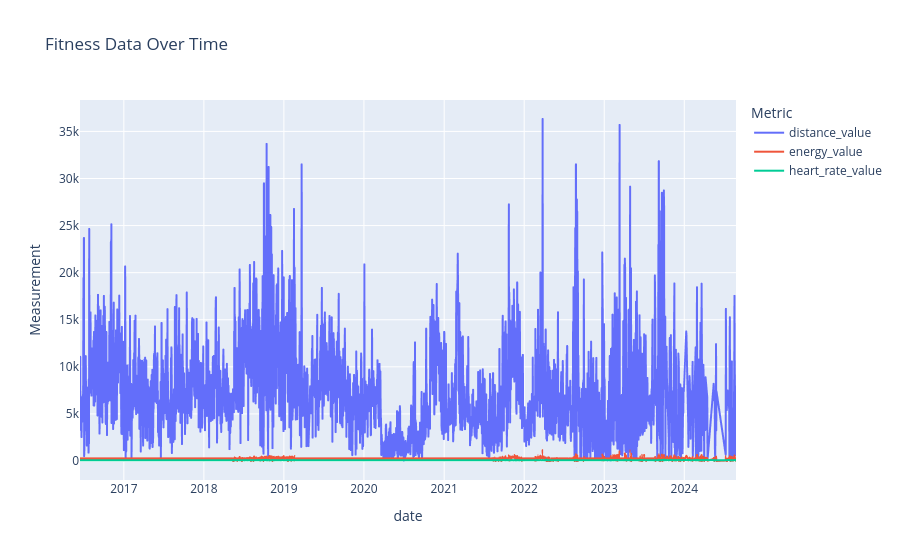

The cell this chart's notebook holds for it:
### Code cell
fig = px.line(df, x='date', y=['distance_value', 'energy_value', 'heart_rate_value'], 
              labels={'value': 'Measurement', 'variable': 'Metric'},
              title='Fitness Data Over Time')
fig.show()

### Figure 1 — Plotly figure (JSON) as saved in the notebook; plotly's stock layout.template omitted (floating-point values rounded to 4 significant figures; data arrays with more than 128 entries replaced by an {"elided": "..."} marker saying what was removed)
{"data": [{"hovertemplate": "Metric=distance_value<br>date=%{x}<br>Measurement=%{y}<extra></extra>", "legendgroup": "distance_value", "line": {"color": "#636efa", "dash": "solid"}, "marker": {"symbol": "circle"}, "mode": "lines", "name": "distance_value", "showlegend": true, "type": "scattergl", "x": {"elided": "2813 str values"}, "xaxis": "x", "y": {"elided": "2813 float values"}, "yaxis": "y"}, {"hovertemplate": "Metric=energy_value<br>date=%{x}<br>Measurement=%{y}<extra></extra>", "legendgroup": "energy_value", "line": {"color": "#EF553B", "dash": "solid"}, "marker": {"symbol": "circle"}, "mode": "lines", "name": "energy_value", "showlegend": true, "type": "scattergl", "x": {"elided": "2813 str values"}, "xaxis": "x", "y": {"elided": "2813 float values"}, "yaxis": "y"}, {"hovertemplate": "Metric=heart_rate_value<br>date=%{x}<br>Measurement=%{y}<extra></extra>", "legendgroup": "heart_rate_value", "line": {"color": "#00cc96", "dash": "solid"}, "marker": {"symbol": "circle"}, "mode": "lines", "name": "heart_rate_value", "showlegend": true, "type": "scattergl", "x": {"elided": "2813 str values"}, "xaxis": "x", "y": {"elided": "2813 float values"}, "yaxis": "y"}], "layout": {"legend": {"title": {"text": "Metric"}, "tracegroupgap": 0}, "title": {"text": "Fitness Data Over Time"}, "xaxis": {"anchor": "y", "domain": [0, 1], "title": {"text": "date"}}, "yaxis": {"anchor": "x", "domain": [0, 1], "title": {"text": "Measurement"}}}}
